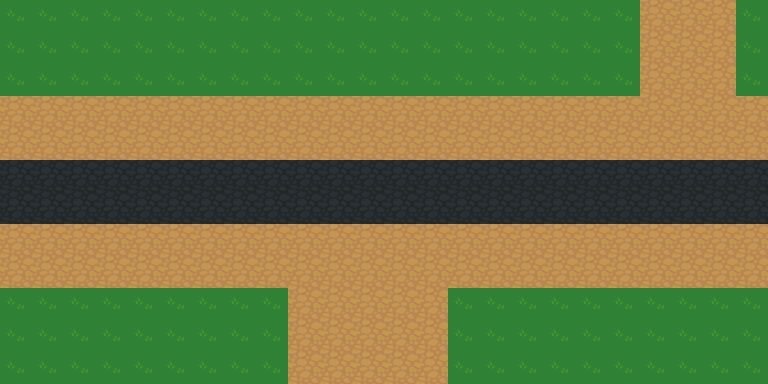

Rendered tile map (Tiled .tmx) drawn with the repository's tilesets; below, a short description and the map source with its tile grids summarised:
An orthogonal 24x12 tile map with 32x32 px tiles, 3 tile layers (meta, bg, road).

<map version="1.0" orientation="orthogonal" width="24" height="12" tilewidth="32" tileheight="32">
 <tileset firstgid="1" name="tileset" tilewidth="32" tileheight="32">
  <image source="tileset.png" width="96" height="64" />
  <tile id="3">
   <properties>
    <property name="collision" value="" />
    <property name="tower" value="" />
   </properties>
  </tile>
 </tileset>
 <layer name="meta" width="24" height="12">
  <data>[288 cells, 288 non-empty, 3 distinct tile ids]</data>
 </layer>
 <layer name="bg" width="24" height="12">
  <data>[288 cells, 288 non-empty, 1 distinct tile ids]</data>
 </layer>
 <layer name="road" width="24" height="12">
  <data>[288 cells, 168 non-empty, 2 distinct tile ids]</data>
 </layer>
</map>